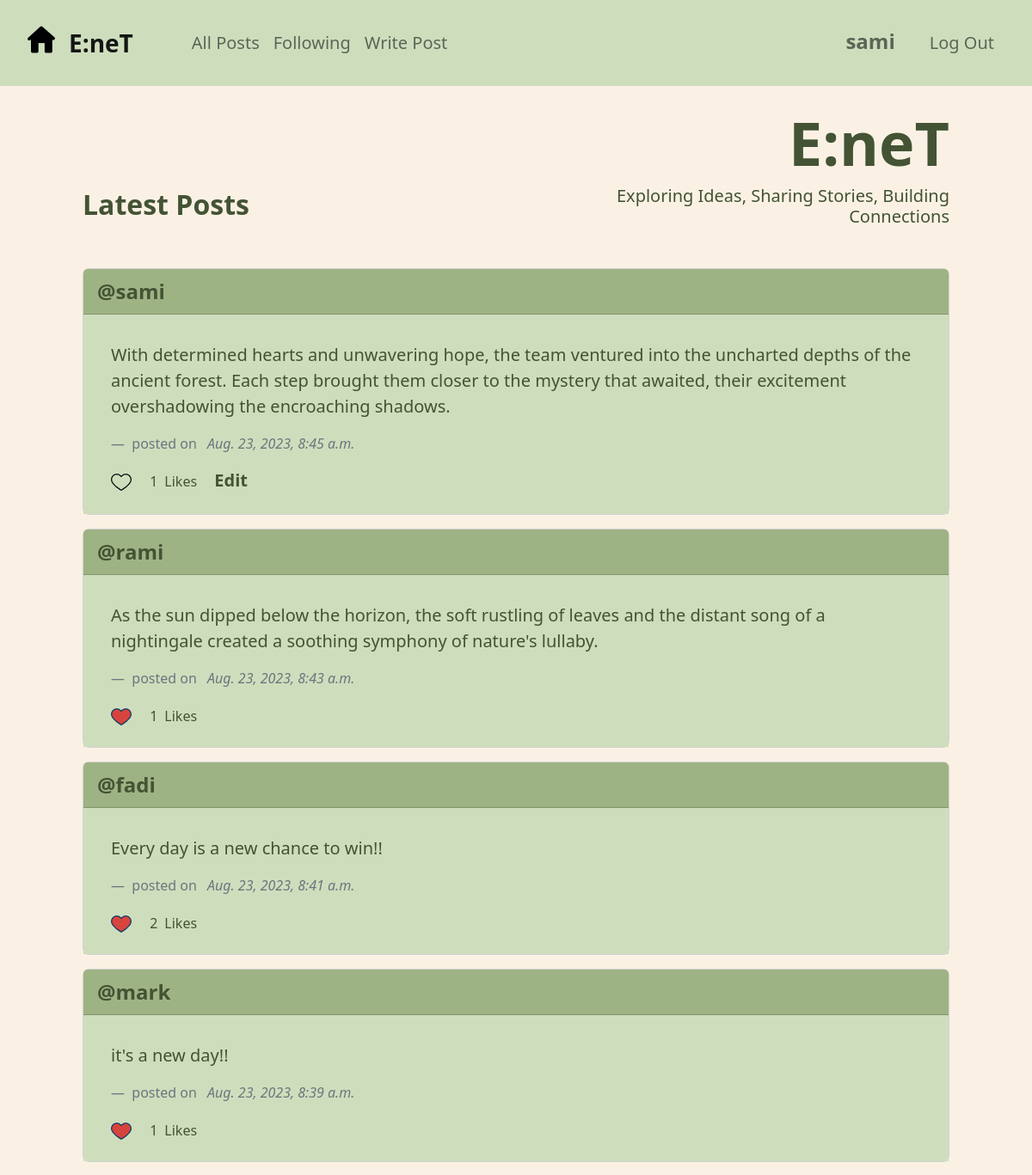
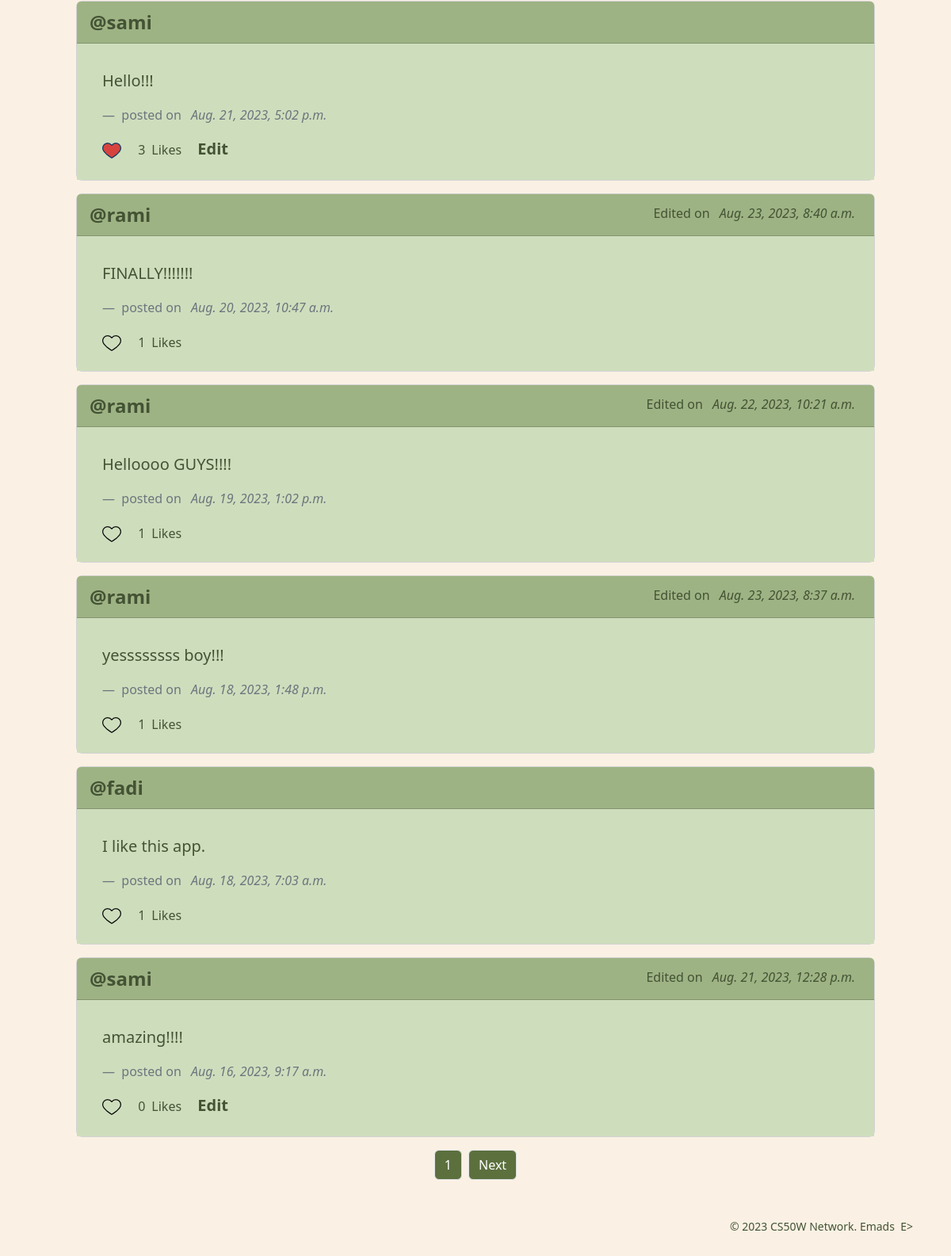
Before: / (signed in) with the older database file (2 pictures, top to bottom).
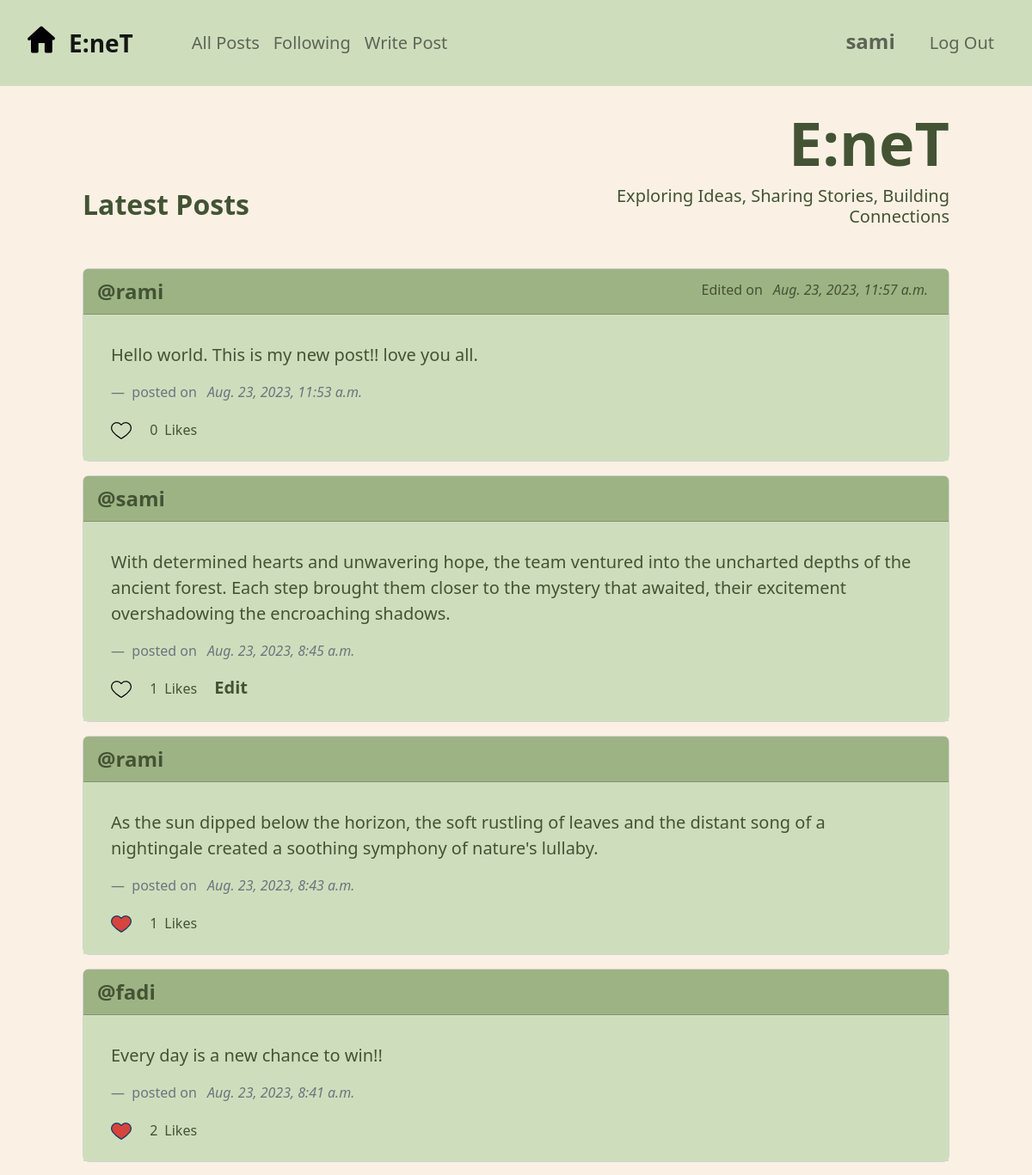
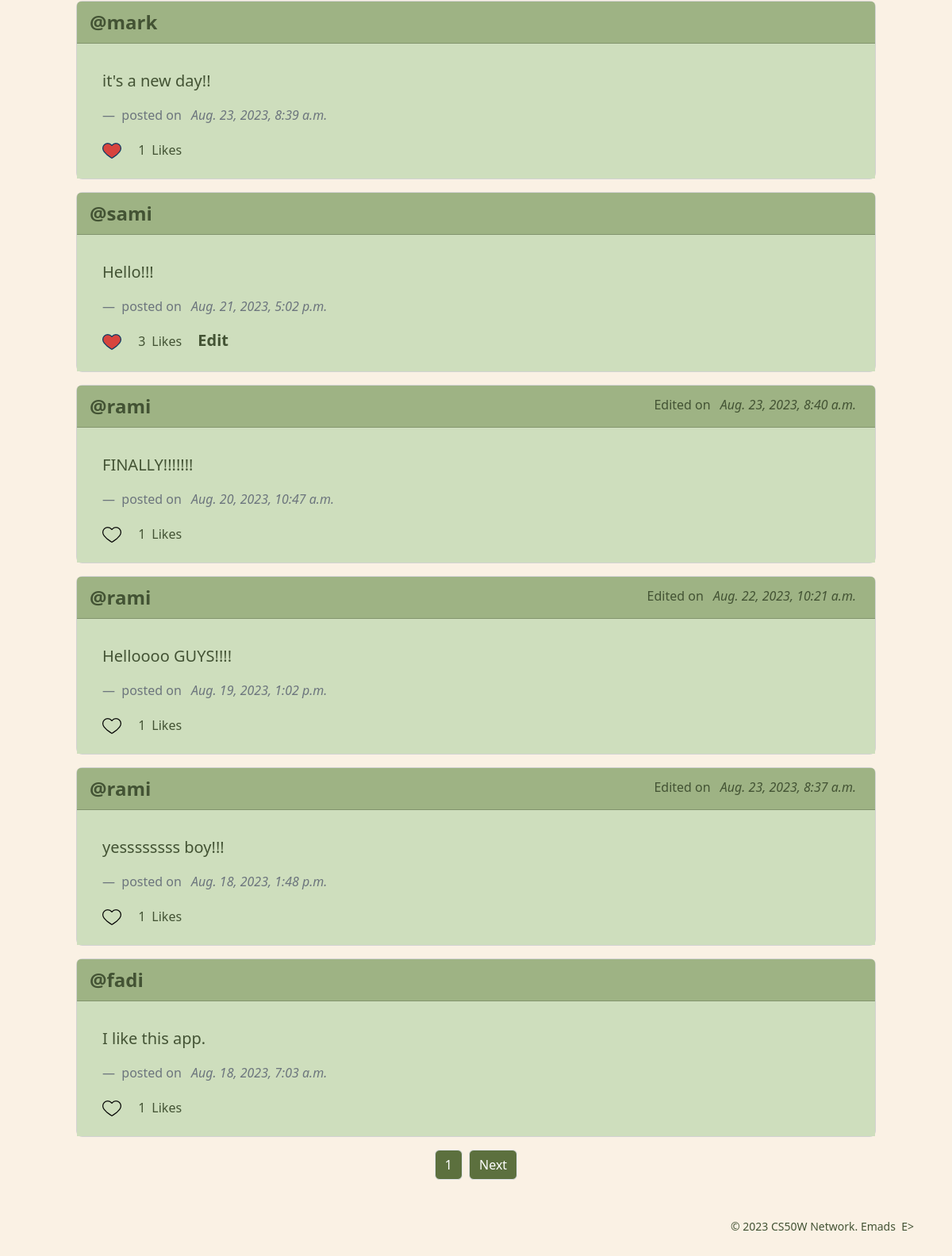
After: the same page with the newer database file (2 pictures, top to bottom).
### network/models.py (models this page shows, shortened)
class User(AbstractUser):
    followers = models.ManyToManyField('self', symmetrical=False, blank=True, null=True, related_name='following')

class Post(models.Model):
    content = models.TextField(blank=True)
    date_posted = models.DateTimeField(auto_now_add=True)    # automatically populated with current date
    edited = models.BooleanField(default=False)
    edited_on = models.DateTimeField(auto_now=True)    # automatically populated with current date on every update of instance
    author = models.ForeignKey(User, on_delete=models.CASCADE, blank=True, null=True, related_name="user_posts")
    likers = models.ManyToManyField(User, blank=True, null=True, related_name="liked_posts")

### network/views.py (the view)
# urls.py: path("", views.index, name="index"),
@login_required
def index(request):
    all_posts = Post.objects.order_by("-date_posted").all()
    return render(request, "network/index.html", context={
        'page': pagination(request, all_posts),
        'heading': "Latest Posts",
    })

### network/views.py (called while the page is built)
def pagination(request, objects_list):
    paginator = Paginator(objects_list, 10)
    page_number = request.GET.get('page')
    page = paginator.get_page(page_number)
    return page

### network/templates/network/index.html (shortened to what this page needs)
{% extends "network/layout.html" %}
{% load static %}
{% block body %}
    <div class="row align-items-center">
        <div class="col-md-6">
            <h2 class="py-4 ps-5 ms-5 latest-title"><strong>{{heading}}</strong></h2>
        </div>
        <div class="col-md-6">
            <div class="col-auto text-end py-4 pe-5 me-5">
                <h3><strong class="title">E:neT</strong></h3>
                <h5 class="">Exploring Ideas, Sharing Stories, Building Connections</h5>
            </div>
        </div>
    </div>
    <div class="mx-5 px-5">
        {% for post in page %}
            <div class="card my-3 rounded-3">
                <div class="card-header d-flex justify-content-between">
                    <a class="fs-4" href="{% url 'profile' post.author.id %}">@{{post.author}}</a>
                    {% if post.edited %}
                        <span class="mt-1 justify-content-end fs-6">Edited on <em class="mx-2">{{post.edited_on}}</em></span>
                    {% endif %}
                </div>
                <div class="card-body">
                    <blockquote class="blockquote mb-0 px-3">
                        <p>
                            <span id="post_{{post.id}}" class="list-inline-item mb-3">{{post.content}}</span>
                        </p>
                        <footer class="blockquote-footer fs-6">
                            <span class="">posted on </span>
                            <cite class="mx-2" title="Source Title">{{post.date_posted}}</cite>
                        </footer>
                        {% if user.is_authenticated %}
                            <a href="" id="postReaction_{{post.id}}" class="list-inline-item btn-like me-3">
                                <img id="iconHeart_{{post.id}}" src="{% if user in post.likers.all %} {% static 'network/icons/heart-filled.png' %} {% else %} {% static 'network/icons/heart-blank.png' %} {% endif %}" alt="heart icon">
                            </a>
                        {% endif %}
                        <p class="list-inline-item mb-2 fs-6">
                            <span id="postLikes_{{post.id}}" class="me-2">{{post.likers.count}}</span>Likes
                            {% if user.is_authenticated and user == post.author %}
                                <a href="" id="editLink_{{post.id}}" class="list-inline-item edit-link ms-3 fs-5" data-bs-toggle="modal" data-bs-target="#editModal_{{post.id}}">
                                    Edit
                                </a>
                            {% endif %}
                        </p>
                    </blockquote>
                </div>
            </div>
        {% endfor %}
    </div>
{% endblock %}

### network/templates/network/layout.html (shortened to what this page needs)
{% load static %}
<!DOCTYPE html>
<html lang="en">
    <head>
        <link href="https://cdn.jsdelivr.net/npm/bootstrap@5.2.3/dist/css/bootstrap.min.css" rel="stylesheet">
        <link href="{% static 'network/styles.css' %}" rel="stylesheet">
        <link rel='stylesheet' href='https://cdn-uicons.flaticon.com/uicons-regular-rounded/css/uicons-regular-rounded.css'>
    </head>
    <body>
        <nav class="navbar navbar-expand-lg bg-navbar p-4 fs-5">
            <a id="homepage" class="navbar-brand fs-3 me-5" href="{% url 'index' %}">
                <img class="me-2 px-2 home-icon" src="{% static 'network/icons/home.png' %}" alt="home icon"><strong>E:neT</strong>
            </a>
            <div class="container-fluid">
                <ul class="navbar-nav me-auto mb-2 mb-lg-0">
                    {% if user.is_authenticated %}
                        <li class="nav-item nav-left">
                            <a id="all_posts" class="nav-link" href="{% url 'index' %}">All Posts</a>
                        </li>
                        <li class="nav-item">
                            <a class="nav-link" href="{% url 'following' %}">Following</a>
                        </li>
                        <li class="nav-item">
                            <a class="nav-link" href="" class="list-inline-item" data-bs-toggle="modal" data-bs-target="#createModal">Write Post</a>
                        </li>
                    {% endif %}
                </ul>
                <ul class="navbar-nav ms-auto mb-2 mb-lg-0">
                {% if user.is_authenticated %}
                    <li class="nav-item d-flex justify-content-end">
                        <a class="nav-link me-4 fs-4 username" href="{% url 'profile' user.id %}"><strong>{{ user.username }}</strong></a>
                    </li>
                    <li class="nav-item d-flex justify-content-end">
                        <a class="nav-link" href="{% url 'logout' %}">Log Out</a>
                    </li>
                {% endif %}
                </ul>
            </div>
        </nav>
        <div class="body">
            {% block body %}
            {% endblock %}
        </div>
        {% if page %}
            <nav aria-label="Page navigation example">
                <ul class="pagination d-flex justify-content-center">
                        <li class="page-item"><a class="page-link btn mx-1" href="?page={{ page.number }}">{{page.number}}</a></li>
                    {% if page.has_next %}
                        <li class="page-item"><a class="page-link btn mx-1" href="?page={{ page.next_page_number }}">Next</a></li>
                    {% endif %}
                </ul>
            </nav>
        {% endif %}
        <footer>
            <small class="d-flex justify-content-end mx-5 mt-5 mb-2">
                &copy;&nbsp;2023&nbsp;CS50W&nbsp;Network.&nbsp;Emads&nbsp;&nbsp;E>
            </small>
            <br>
        </footer>
    </body>
</html>

### network/static/network/styles.css (style rules this page uses)
body { color: #435334; background-color: #FAF1E4; margin: 0; padding: 0; }
a { text-decoration: none; }
.home-icon { margin-top: -15px; }
.username { margin-top: -5px; }
.title { font-size: 250%; }
.latest-title { margin-bottom: -80px; }
.bg-navbar, .card-body { background-color: #CEDEBD; }
.card-header, .modal-header { background-color: #9EB384; }
.card-header a, .card-body a { color: #435334; font-weight: bold; }
.btn { background-color: #5C703E; color: #fff; }

Changed rows visible on the page:
no longer on this page (row unchanged): Post: author "sami", edited_on "Aug. 21, 2023, 12:28 p.m.", content "amazing!!!!", date_posted "Aug. 16, 2023, 9:17 a.m.", likers.count "0"
added Post: author "rami", edited_on "Aug. 23, 2023, 11:57 a.m.", content "Hello world. This is my new post!! love you all.", date_posted "Aug. 23, 2023, 11:53 a.m.", likers.count "0"
